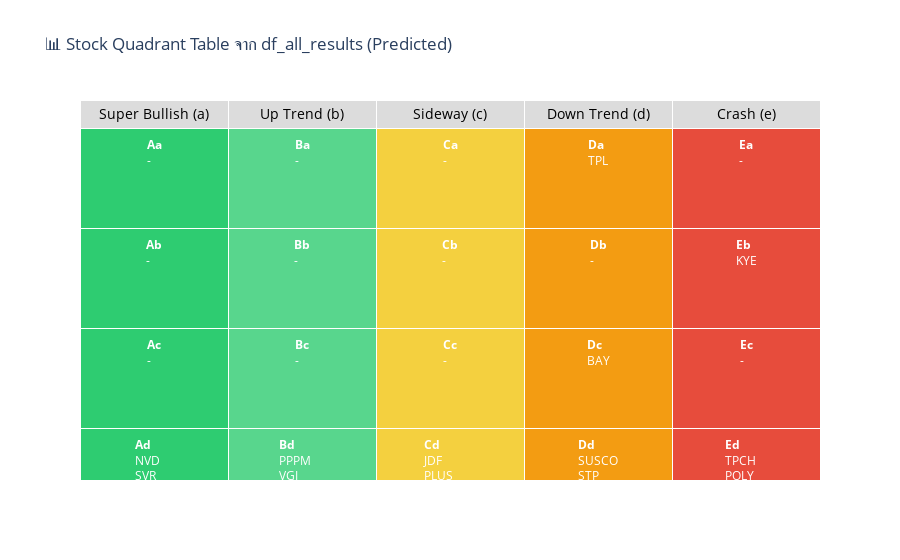

Source (notebook cell):
### Code cell
import plotly.graph_objects as go

# ✅ สร้าง dict: Quadrant → รายชื่อหุ้น
quadrant_groups = (
    df_all_results.groupby("Predicted Quadrant")["Symbol"]
    .apply(list)
    .to_dict()
)

# ✅ กำหนดลำดับแกน
financial_levels = ['A', 'B', 'C', 'D', 'E']  # A = Strong fundamentals
trend_levels = ['a', 'b', 'c', 'd', 'e']      # a = Bullish, e = Crash

# ✅ เตรียมตาราง 5x5
plot_table = []
for f in financial_levels:
    row = []
    for t in trend_levels:
        code = f + t
        stocks = quadrant_groups.get(code, [])
        if stocks:
            stock_list = "<br>".join(stocks[:10])  # แสดงสูงสุด 10 ตัว
            cell_text = f"<b>{code}</b><br>{stock_list}"
        else:
            cell_text = f"<b>{code}</b><br>-"
        row.append(cell_text)
    plot_table.append(row)

# ✅ สีแต่ละแถว (A–E)
colors = [[{'A': '#2ecc71', 'B': '#58d68d', 'C': '#f4d03f',
            'D': '#f39c12', 'E': '#e74c3c'}[f]]*5 for f in financial_levels]

# ✅ วาดตาราง
fig = go.Figure(data=go.Table(
    header=dict(
        values=["Super Bullish (a)", "Up Trend (b)", "Sideway (c)", "Down Trend (d)", "Crash (e)"],
        fill_color="#dcdcdc",
        align="center",
        font=dict(color="black", size=14)
    ),
    cells=dict(
        values=plot_table,
        fill_color=colors,
        align="center",
        height=100,
        font=dict(color="white", size=12)
    )
))

fig.update_layout(title="📊 Stock Quadrant Table จาก df_all_results (Predicted)")
fig.show()

### Figure 1 — Plotly figure (JSON) as saved in the notebook; plotly's stock layout.template omitted (floating-point values rounded to 4 significant figures)
{"data": [{"cells": {"align": "center", "fill": {"color": [["#2ecc71", "#2ecc71", "#2ecc71", "#2ecc71", "#2ecc71"], ["#58d68d", "#58d68d", "#58d68d", "#58d68d", "#58d68d"], ["#f4d03f", "#f4d03f", "#f4d03f", "#f4d03f", "#f4d03f"], ["#f39c12", "#f39c12", "#f39c12", "#f39c12", "#f39c12"], ["#e74c3c", "#e74c3c", "#e74c3c", "#e74c3c", "#e74c3c"]]}, "font": {"color": "white", "size": 12}, "height": 100, "values": [["<b>Aa</b><br>-", "<b>Ab</b><br>-", "<b>Ac</b><br>-", "<b>Ad</b><br>NVD<br>SVR<br>PTECH<br>TPOLY<br>WORK<br>AJ<br>SIAM<br>ITEL<br>TIGER<br>SAF", "<b>Ae</b><br>-"], ["<b>Ba</b><br>-", "<b>Bb</b><br>-", "<b>Bc</b><br>-", "<b>Bd</b><br>PPPM<br>VGI<br>KSL<br>MANRIN<br>SFT<br>SHR<br>TGH<br>NPK<br>PG<br>BIOTEC", "<b>Be</b><br>-"], ["<b>Ca</b><br>-", "<b>Cb</b><br>-", "<b>Cc</b><br>-", "<b>Cd</b><br>JDF<br>PLUS<br>CRC<br>LEE<br>SNPS<br>MGC<br>TK<br>LPN<br>GBX<br>WINDOW", "<b>Ce</b><br>-"], ["<b>Da</b><br>TPL", "<b>Db</b><br>-", "<b>Dc</b><br>BAY", "<b>Dd</b><br>SUSCO<br>STP<br>NCP<br>ASP<br>SIS<br>PSP<br>TAN<br>OKJ<br>SFLEX<br>PCE", "<b>De</b><br>-"], ["<b>Ea</b><br>-", "<b>Eb</b><br>KYE", "<b>Ec</b><br>-", "<b>Ed</b><br>TPCH<br>POLY<br>VCOM<br>KDH<br>EA<br>ROJNA<br>ADVICE<br>SAT<br>TASCO<br>AYUD", "<b>Ee</b><br>-"]]}, "header": {"align": "center", "fill": {"color": "#dcdcdc"}, "font": {"color": "black", "size": 14}, "values": ["Super Bullish (a)", "Up Trend (b)", "Sideway (c)", "Down Trend (d)", "Crash (e)"]}, "type": "table"}], "layout": {"title": {"text": "📊 Stock Quadrant Table จาก df_all_results (Predicted)"}}}
